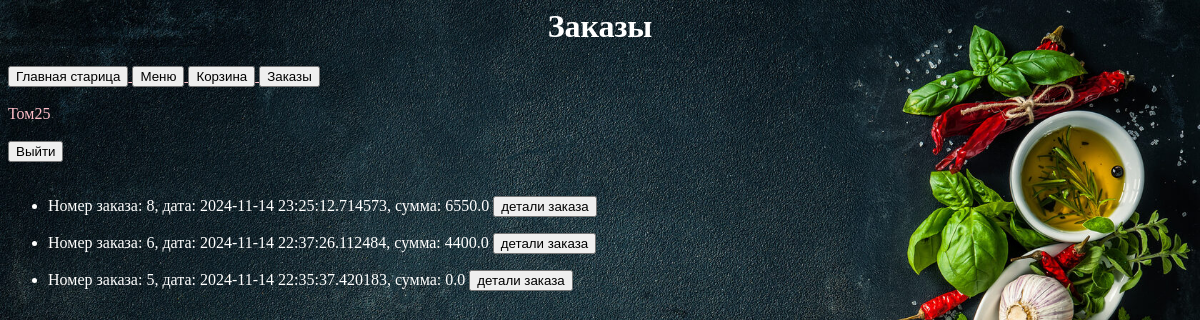
/orders/ (signed in), run on the app's committed database.
### app/models.py (models this page shows, shortened)
class User(db.Model):
    __tablename__ = 'users'
    id = db.Column(db.Integer, unique=True, primary_key=True)
    name = db.Column(db.String)
    username = db.Column(db.String, unique=True)
    email = db.Column(db.String, unique=True)
    password = db.Column(db.String)
    created_on = db.Column(db.DateTime(), default=datetime.utcnow)
    updated_on = db.Column(db.DateTime(), default=datetime.utcnow, onupdate=datetime.utcnow)
    active = db.Column(db.Boolean())

class Order(db.Model):
    __tablename__ = 'orders'
    id = db.Column(db.Integer, primary_key=True, index=True)
    user_id = db.Column(db.Integer)
    summa = db.Column(db.Numeric(10, 2), nullable=False)
    delivery = db.Column(db.String, default='self')
    phone = db.Column(db.String)
    address = db.Column(db.String)
    pay_stat = db.Column(db.String, default='not')
    status = db.Column(db.Integer, default=1)
    comment = db.Column(db.Text)
    time_create = db.Column(db.DateTime, default=datetime.now())
    time_update = db.Column(db.DateTime, default=datetime.now())

### app/views.py (the view)
@app.route('/orders/')
def orders():
    global current_user
    orderss = Order.query.filter_by(user_id=current_user.id).order_by(Order.id.desc()).all()
    title = 'Заказы'
    return render_template('orders.html', current_user=current_user, title=title, orderss=orderss)

### app/views.py (called while the page is built)
@login_manager.user_loader
def load_user(user_id):
    return User.query.filter_by(id=user_id).first()    # Fetch the user from the database

### app/templates/orders.html (shortened to what this page needs)
{% extends "base.html" %}
{% block pagename %}
<h1>{{ title }}</h1>
{% endblock %}
{% block content %}
{% for order in orderss %}
<ul>
    <li>Номер заказа: {{ order.id }}, дата: {{ order.time_create }}, сумма: {{ order.summa | float}}
        <a href='order/{{ order.id }}'>
            <button type="button" name="info">детали заказа</button>
        </a>
    </li>
</ul>
{% endfor %}
{% endblock %}

### app/templates/base.html (shortened to what this page needs)
<html lang="en">
<head>
    <link rel="stylesheet" href='{{ url_for("static", filename="css/style12.css") }}'>
</head>
<body>
<header>
    {% block pagename %}{% endblock %}
</header>
<nav>
    {% block menu %}
    <a href='/base/'>
        <button type="button">Главная старица</button>
    </a>
    <a href='/menu/'>
        <button type="button">Меню</button>
    </a>
    <a href='/basket/'>
        <button type="button">Корзина</button>
    </a>
    {% if current_user.id > 1 %}
    <a href='/orders/'>
        <button type="button">Заказы</button>
    </a>
    {% endif %}
    <br><br>
    {{ current_user.name }}
    <br><br>
    {% if current_user.id == 1 %}
    <a href='/login/'>
        <button type="button">Войти</button>
    </a>
    <a href='/register/'>
        <button type="button">Зарегистрироваться</button>
    </a>
    {% else %}
    <a href='/logout/'>
        <button type="button">Выйти</button>
    </a>
    {% endif %}
    {% endblock %}
</nav>
<main><br>
    {% block content %}{% endblock %}
</main>
</body>
</html>

### app/static/css/style12.css (style rules this page uses)
h1 { text-align: center; color: #FFFFFF; }
a { text-align: left; color: #FFC0CB; }
html { background-image: url(fon1.jpg); background-repeat: no-repeat; background-position: center center; background-attachment: fixed; -webkit-background-size: cover; -moz-background-size: cover; -o-background-size: cover; background-size: cover; }
body { text-align: left; color: #FFC0CB; }
ul { text-align: left; color: #FFFFFF; }

### data on the page
User: name "Том25"
Order: id "8", time_create "2024-11-14 23:25:12.714573", summa "6550.0"
Order: id "6", time_create "2024-11-14 22:37:26.112484", summa "4400.0"
Order: id "5", time_create "2024-11-14 22:35:37.420183", summa "0.0"

### other printed values
{{ title }} "Заказы"
